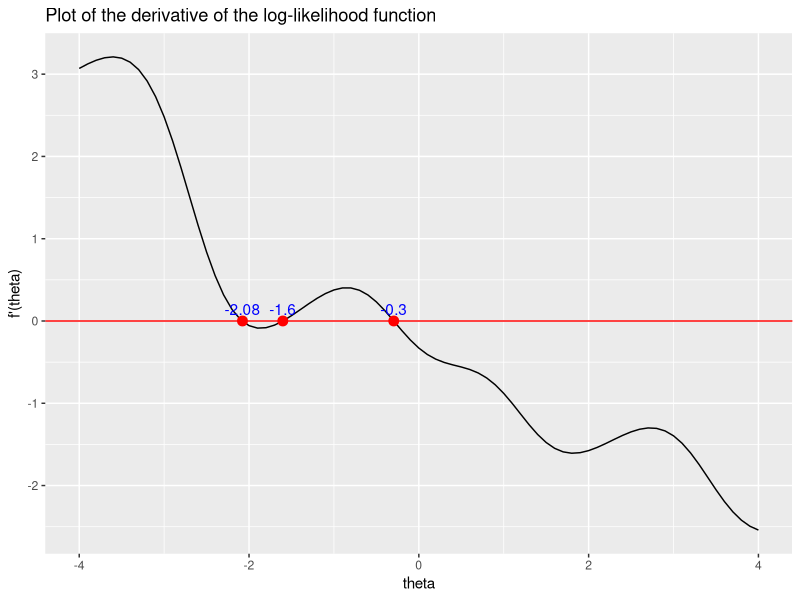
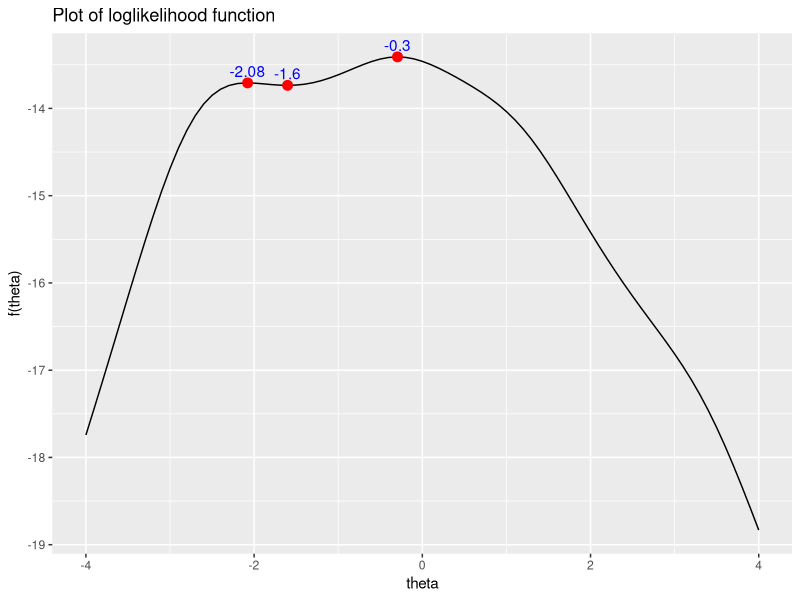
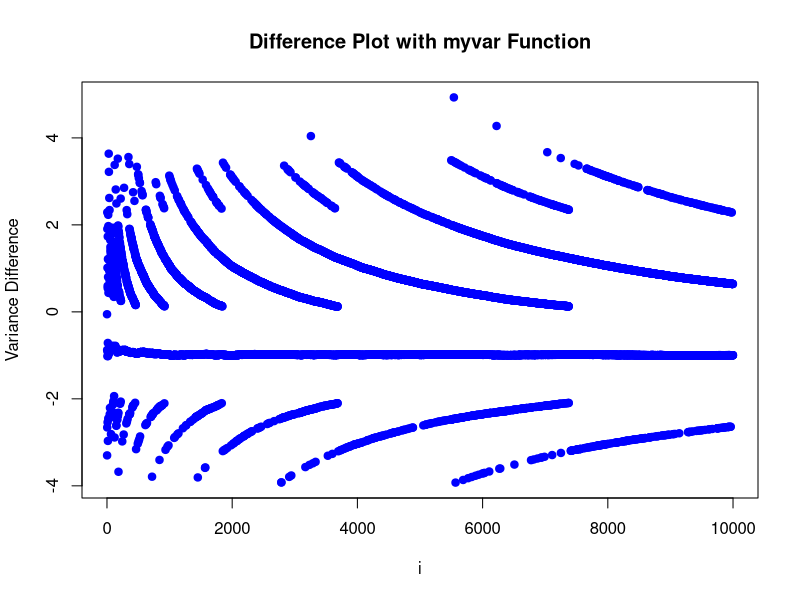
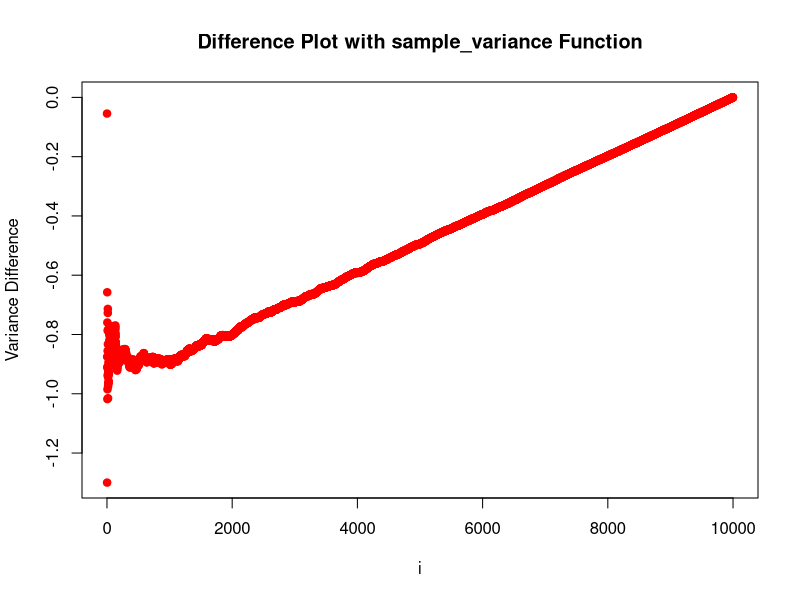
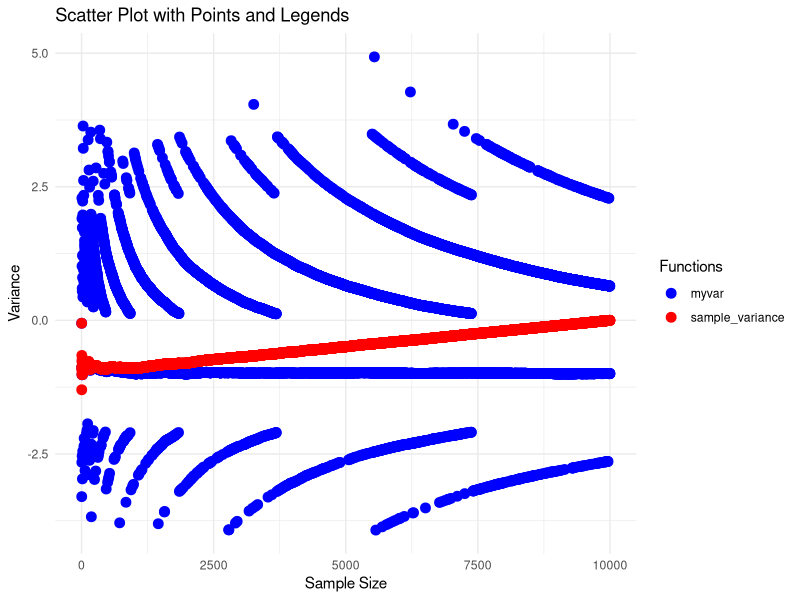

The R script that drew these images, in order:
## ---- chunk 1
knitr::opts_chunk$set(echo = TRUE)
library(ggplot2)
## ---- chunk 2
# Define the functions
loglikelihood <- function(x, theta){
  n <- length(x)
  y <- c()
  for (theta_i in theta){
    result <- -n*log(pi) - sum(log(1+(x-theta_i)^2))
    y <- c(y, result)
  }
  return(y)
}

loglikelihood_derivative <- function(x, theta){
  n <- length(x)
  y <- c()
  for (theta_i in theta){
    result <- sum((2*(x-theta_i))/(1+(x-theta_i)^2))
    y <- c(y, result)
  }
  return(y)
}
## ---- chunk 3
# Derivative graph
x <- c(-2.8, 3.4, 1.2, -0.3, -2.6)
theta <- seq(-4, 4, by = 0.1)
y2 <- loglikelihood_derivative(x, theta)

data <- data.frame(theta, y2)

# Create the plot
plot <- ggplot(data, aes(theta, y2)) +
  geom_line() +
  labs(x = "theta", y = "f'(theta)") +
  ggtitle("Plot of the derivative of the log-likelihood function")

# Add a horizontal red line at y = 0
plot <- plot + geom_hline(yintercept = 0, color = "red")

# Find the intersection points by looking for changes in sign of y2
intersection_points <- data.frame()
for (i in 2:length(y2)) {
  if (sign(y2[i]) != sign(y2[i - 1])) {
    x_intersection <- theta[i - 1] - (y2[i - 1] / (y2[i] - y2[i - 1])) * 0.1
    intersection_points <- rbind(intersection_points, data.frame(theta = x_intersection, y2 = 0))
  }
}
plot <- plot + geom_point(data = intersection_points, aes(x = theta, y = y2), color = "red", size = 3)
plot <- plot + geom_text(data = intersection_points, aes(x = theta, y = 0, label = round(theta, 2)), vjust = -0.5, color = "blue")

plot
## ---- chunk 4
x <- c(-2.8, 3.4, 1.2, -0.3, -2.6)
theta <- seq(-4, 4, by = 0.1)
y1 <- loglikelihood(x,theta)

data <- data.frame(theta, y1)
plot <- ggplot(data, aes(theta, y1)) +
  geom_line() +
  labs(x = "theta", y = "f(theta)") +
  ggtitle("Plot of loglikelihood function")


y3 <- loglikelihood(x, intersection_points$theta)
plot <- plot + geom_point(data = intersection_points, aes(x = theta, y = y3), color = "red", size = 3)
plot <- plot + geom_text(data = intersection_points, aes(x = theta, y = y3, label = round(theta, 2)), vjust = -0.5, color = "blue")
plot
## ---- chunk 5
# Define function for the secant method
secant <- function(t0, t1, epsilon, max_iter){
  iter <- 0
  while (iter <= max_iter){
    d_t1 <- loglikelihood_derivative(x, t1)
    d_t0 <- loglikelihood_derivative(x, t0)
    t2 <- t1 - (d_t1*((t1 - t0)/(d_t1 - d_t0)))
    if (abs(t2 - t1) < epsilon){
      cat("Iteration:", iter, "\n")
      return(t2)
    }
    t0 <- t1
    t1 <- t2
    iter <- iter + 1
  }
  stop("Secant method did not converge within the specified number of iterations.")
}
## ---- chunk 6
# Since the global maximum in the range [-4,4] is -0.3, I choose -1 and 0 as the starting values
t0 <- -0.3
t1 <- -0.2
epsilon <- 0.000000000005
max_iter <- 10000
secant(t0, t1, epsilon, max_iter)
## ---- chunk 7
# Using optimize function ??
my_function <- function(theta){
  x <- c(-2.8, 3.4, 1.2, -0.3, -2.6)
  n <- length(x)
  y <- -n*log(pi) - sum(log(1+(x-theta)^2))
  return(y)
}

optimize(my_function, c(-4, 4), maximum = TRUE)
## ---- chunk 8
myvar <- function(x) {
  n <- length(x)
  sum_sq <- sum(x^2) # Define the sum of squares of x  
  sum_x <- sum(x)  # Define the sum of x  
  variance_x <- (sum_sq - (1/n) * sum_x^2) / (n - 1)
  return(variance_x)
}
## ---- chunk 9
# Define the given mean and variance
given_mean <- 10^8
given_variance <- 1

# Calculate the standard deviation
std_dev <- sqrt(given_variance)

# Generate the vector x with 10,000 random numbers
set.seed(123)
n <- 10000
x <- rnorm(n, given_mean, std_dev)
## ---- chunk 10
y1 <- c()
for (i in 2:length(x)){
  x_i <- x[1:i]
  y_i <- myvar(x_i) - var(x_i)
  y1 <- c(y1, y_i)
}
plot(y1, type = "p", col = "blue", pch = 19, xlab = "i", ylab = "Variance Difference", main = "Difference Plot with myvar Function")
## ---- chunk 11
sample_variance <- function(x){
  result <- sum((x - mean(x))^2) / (n - 1)
  return(result)
}
## ---- chunk 12
y2 <- c()
for (i in 2:length(x)){
  x_i <- x[1:i]
  y_i <- sample_variance(x_i) - var(x_i)
  y2 <- c(y2, y_i)
}

plot(y2, type = "p", col = "red", pch = 19, xlab = "i", ylab = "Variance Difference", main = "Difference Plot with sample_variance Function")
## ---- chunk 13
x_df <- seq(2, length(x), by = 1)
df <- data.frame(x_df = x_df, 'myvar' = y1, 'sample_variance' = y2)

ggplot(df, aes(x = x_df)) +
  geom_point(aes(y = y1, color = "myvar"), size = 3) +
  geom_point(aes(y = y2, color = "sample_variance"), size = 3) +
  scale_color_manual(values = c("myvar" = "blue", "sample_variance" = "red"), name = "Functions") +
  labs(
    title = "Scatter Plot with Points and Legends",
    x = "Sample Size",
    y = "Variance"
  ) +
  theme_minimal()

